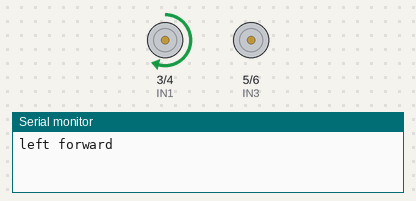
Recording of a sketch running on a simulated ESP8266 (NodeMCU). Shown: motor-driver pin pairs drawn as motors (green arrow = first pin HIGH = forward, orange = second pin HIGH = backward, longer = more drive, scaled by the enable pin), the last lines printed to the serial monitor.

Above: at 3.1 s.
At 15.1 s:
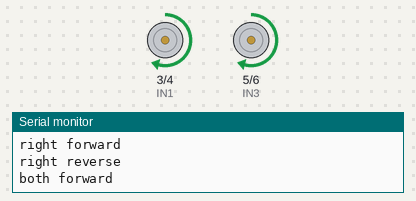
At 23.4 s:
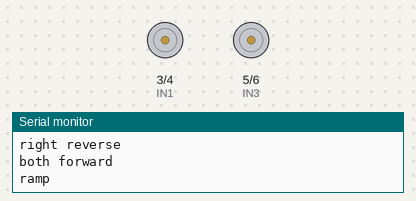
At 37.7 s:
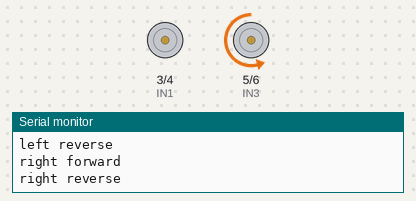
Timing chart, 0 to 40.0 s (numbered marks = the images above):
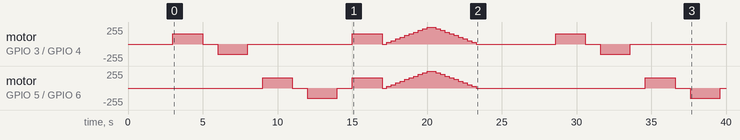

The sketch:

testingstuffrobot.ino
```cpp
// L298N motor test for Raspberry Pi Pico (arduino-pico core)
// Pins are GP numbers, same as the wiring table

const int ENA = 2, IN1 = 3, IN2 = 4;   // Motor A (left)
const int ENB = 7, IN3 = 5, IN4 = 6;   // Motor B (right)

// Flip these if a motor spins the wrong way
const bool INVERT_LEFT  = false;
const bool INVERT_RIGHT = false;

// speed: -100 to 100 (percent)
void runMotor(int en, int inA, int inB, int speed, bool invert) {
  if (invert) speed = -speed;
  speed = constrain(speed, -100, 100);
  if (speed > 0)      { digitalWrite(inA, HIGH); digitalWrite(inB, LOW);  }
  else if (speed < 0) { digitalWrite(inA, LOW);  digitalWrite(inB, HIGH); }
  else                { digitalWrite(inA, LOW);  digitalWrite(inB, LOW);  }
  analogWrite(en, map(abs(speed), 0, 100, 0, 255));
}

void left(int s)  { runMotor(ENA, IN1, IN2, s, INVERT_LEFT);  }
void right(int s) { runMotor(ENB, IN3, IN4, s, INVERT_RIGHT); }

void setup() {
  Serial.begin(115200);
  pinMode(ENA, OUTPUT); pinMode(IN1, OUTPUT); pinMode(IN2, OUTPUT);
  pinMode(ENB, OUTPUT); pinMode(IN3, OUTPUT); pinMode(IN4, OUTPUT);
  analogWriteFreq(1000);    // 1 kHz PWM
  analogWriteRange(255);    // 0-255 duty range
  left(0); right(0);
  delay(3000);              // time to open Serial Monitor
}

void testMotor(const char* name, void (*m)(int), int speed) {
  Serial.print(name); Serial.println(" forward");
  m(speed);  delay(2000);
  m(0);      delay(1000);
  Serial.print(name); Serial.println(" reverse");
  m(-speed); delay(2000);
  m(0);      delay(1000);
}

void loop() {
  testMotor("left", left, 60);
  testMotor("right", right, 60);

  Serial.println("both forward");
  left(60); right(60); delay(2000);

  Serial.println("ramp");
  for (int s = 0; s <= 100; s += 10) { left(s); right(s); delay(300); }
  for (int s = 100; s >= 0; s -= 10) { left(s); right(s); delay(300); }

  left(0); right(0);
  Serial.println("done, pausing 5 s");
  delay(5000);
}
```

Measured:
- by itself, motor on GPIO 3 (IN1) / GPIO 4 (IN2): stopped → forward 153/255 at 3.0 s, → stopped 2.0 s later, → backward 153/255 1.0 s later, → stopped 2.0 s later, … (30 changes in this stretch)
- by itself, motor on GPIO 5 (IN3) / GPIO 6 (IN4): stopped → forward 153/255 at 9.0 s, → stopped 2.0 s later, → backward 153/255 1.0 s later, → stopped 2.0 s later, … (30 changes in this stretch)
